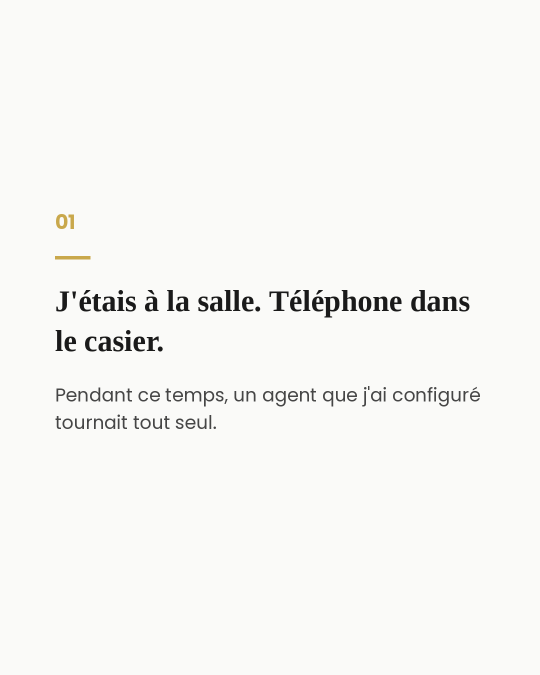
#> input picture test_output/slide_2.png, 1080 x 1350 px, given in place of robin_photo.jpeg, which was not available (shown at 1/2 size)
$ python gen_slides.py
#> lines starting #> are read from the running program, lines starting #| are printed output that depends on the picture; pictures that were not available may be replaced by others from this repository, and a replacement may not be noted
#!/usr/bin/env python3
from PIL import Image, ImageDraw, ImageFont, ImageOps
import cairosvg, re, io

W, H = 1080, 1350
CREAM = (250, 250, 248)
INK = (26, 26, 26)
GOLD = (201, 168, 76)
DARK = (15, 17, 23)
LIGHT = (240, 237, 230)
GREY = (110, 110, 110)
FD = "assets/fonts/"

def pop(name, size):
    return ImageFont.truetype(FD + name, size)
POP_XB = lambda s: pop("Poppins-ExtraBold.ttf", s)
POP_B  = lambda s: pop("Poppins-Bold.ttf", s)
POP_SB = lambda s: pop("Poppins-SemiBold.ttf", s)
POP_R  = lambda s: pop("Poppins-Regular.ttf", s)

def serif(size, weight=700, italic=False):
    f = ImageFont.truetype(FD + ("PlayfairDisplay-Italic.ttf" if italic else "PlayfairDisplay.ttf"), size)
    try: f.set_variation_by_axes([weight])
    except Exception: pass
    return f

# ---------- token rich text (per-word font + color) ----------
def wrap_tokens(d, tokens, max_w):
    lines, cur, cur_w = [], [], 0
    for text, font, color in tokens:
        w = d.textlength(text, font=font)
        sp = d.textlength(" ", font=font)
        add = w + (sp if cur else 0)
        if cur and cur_w + add > max_w:
            lines.append(cur); cur, cur_w = [], 0; add = w
        cur.append((text, font, color, w, sp)); cur_w += add
    if cur: lines.append(cur)
    return lines

def draw_tokens(d, x, y, lines, line_h, align="left", max_w=None):
    for line in lines:
        lw = sum(w for *_, w, _ in line) + sum(line[i][4] for i in range(len(line)-1))
        cx = x + (max_w - lw)/2 if (align == "center" and max_w) else x
        for text, font, color, w, sp in line:
            d.text((cx, y), text, font=font, fill=color); cx += w + sp
        y += line_h
    return y

def wrap_words(d, words, font, max_w):
    return wrap_tokens(d, [(w, font, c) for w, c in words], max_w)

# ---------- logos ----------
def get_logo(name, hexcol, h):
    svg = open(f"assets/logos/{name}.svg").read()
    svg = re.sub(r'fill="#[0-9A-Fa-f]+"', f'fill="{hexcol}"', svg, count=1)
    png = cairosvg.svg2png(bytestring=svg.encode(), output_height=h*3)
    im = Image.open(io.BytesIO(png)).convert("RGBA")
    return im.resize((int(im.width*h/im.height), h), Image.LANCZOS)

def tracked(d, x, y, text, font, fill, sp=5):
    for ch in text:
        d.text((x, y), ch, font=font, fill=fill); x += d.textlength(ch, font=font) + sp
    return x

def footer(img, d, hexcol, y, center=False):
    lf = POP_SB(23); label = "CONSTRUIT AVEC"; sp = 5
    lw = sum(d.textlength(c, font=lf)+sp for c in label) - sp
    lx = (W-lw)//2 if center else 110
    tracked(d, lx, y, label, lf, hexcol, sp)
    h = 40; claude = get_logo("claude", hexcol, h); wa = get_logo("whatsapp", hexcol, h)
    dotf = POP_B(30); gap = 22; dotw = d.textlength("·", font=dotf)
    row = claude.width + gap + dotw + gap + wa.width
    rx = int((W-row)//2) if center else 110; ry = y + 46
    img.paste(claude, (rx, ry), claude); rx += claude.width + gap
    d.text((rx, ry+2), "·", font=dotf, fill=hexcol); rx += int(dotw) + gap
    img.paste(wa, (rx, ry), wa)

def arrow(d, x, y, size, color):
    d.polygon([(x, y), (x, y+size), (x+size*0.95, y+size/2)], fill=color)

# ---------- SLIDE 1 : photo cover, editorial serif ----------
def slide1():
    photo = ImageOps.exif_transpose(Image.open("assets/robin_photo.jpeg")).convert("RGB")
#> photo is the input picture: PIL image 1080x1350 RGB; mean R, G, B 246.5, 246.5, 244.4
    scale = W / photo.width
#> scale = 1
    photo = photo.resize((W, int(photo.height*scale)), Image.LANCZOS)
    top = int((photo.height - H) * 0.42); photo = photo.crop((0, top, W, top + H))
#> after `top = int((photo.height - H) * 0.42)`: top = 0
    grad = Image.new("L", (1, H), 0)
    for yy in range(H):
        grad.putpixel((0, yy), int(max(0, 0.48 - (yy/H)*1.25) * 255))
    img = Image.composite(Image.new("RGB", (W, H), (0,0,0)), photo, grad.resize((W, H)))
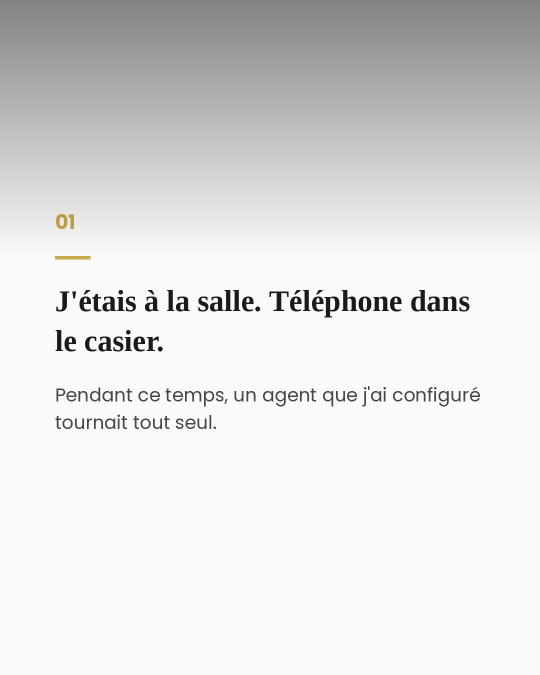
#> img: PIL image 1080x1350 RGB (shown at 1/2 size); mean R, G, B 223.6, 223.6, 221.7
    d = ImageDraw.Draw(img); M = 90
    # kicker + rule
    kf = POP_SB(28)
    tracked(d, M, 86, "CAS CONCRET", kf, (255,255,255), 6)
    d.rectangle([M, 138, M+230, 141], fill=(255,255,255))
    # headline serif italic mix
    up = lambda s: serif(66, 700, False); it = lambda s: serif(66, 700, True)
    W_ = (255,255,255)
    toks = [
        ("Comment", up(0), W_), ("mon", up(0), W_), ("agent", it(0), W_), ("IA", it(0), W_),
        ("m'a", up(0), W_), ("rapporté", it(0), W_), ("1 400 €", it(0), GOLD),
        ("pendant", up(0), W_), ("que", up(0), W_), ("j'étais", up(0), W_),
        ("au", it(0), W_), ("sport", it(0), W_),
    ]
    lines = wrap_tokens(d, toks, W - 2*M)
#> lines = 4 items
    draw_tokens(d, M, 180, lines, 90)
#> the loop in draw_tokens, `for line in lines:` made 4 passes
#> (lw, y) on passes 1 to 4: (788.1, 270), (702.1, 360), (740, 450), (169.7, 540)
#> after the loop in draw_tokens, `for line in lines:`: y = 540
    img.save("test_output/slide_1.png")
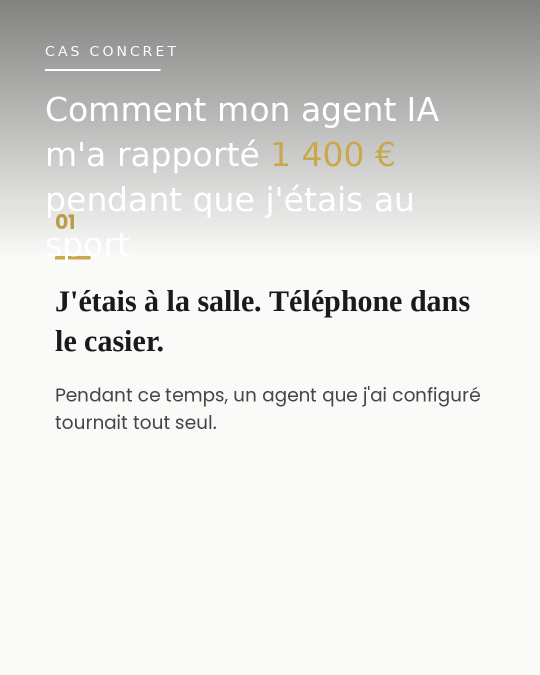
#> saved as slide_1.png: PIL image 1080x1350 RGB (shown at 1/2 size); mean R, G, B 224.7, 224.6, 222.6

# ---------- cream content (serif headline + sans body), centered ----------
def content_slide(idx, num, big, body):
#> called with idx = 2, num = '01'
    img = Image.new("RGB", (W, H), CREAM); d = ImageDraw.Draw(img); M = 110
    bf = serif(60, 700); yf = POP_R(37)
    bl = wrap_words(d, [(w, INK) for w in big.split(" ")], bf, W-2*M)
#> bl = 2 items
    yl = wrap_words(d, [(w, GREY) for w in body.split(" ")], yf, W-2*M)
#> yl = 2 items
    big_lh, body_lh = 80, 56
    block = 56 + 40 + 6 + 50 + len(bl)*big_lh + 36 + len(yl)*body_lh
#> block = 460
    y = (H - block)//2 - 20
#> y = 425
    d.text((M, y), num, font=POP_B(40), fill=GOLD); y += 56 + 40
#> after `y += 56 + 40`: y = 521
    d.rectangle([M, y, M+70, y+6], fill=GOLD); y += 6 + 50
#> after `y += 6 + 50`: y = 577
    y = draw_tokens(d, M, y, bl, big_lh); y += 36
#> the loop in draw_tokens (call 2), `for line in lines:` made 2 passes
#> (lw, y) on passes 1 to 2: (808, 657), (428.8, 737)
#> after `y = draw_tokens(d, M, y, bl, big_lh)`: y = 737
#> after `y += 36`: y = 773
    draw_tokens(d, M, y, yl, body_lh)
    img.save(f"test_output/slide_{idx}.png")
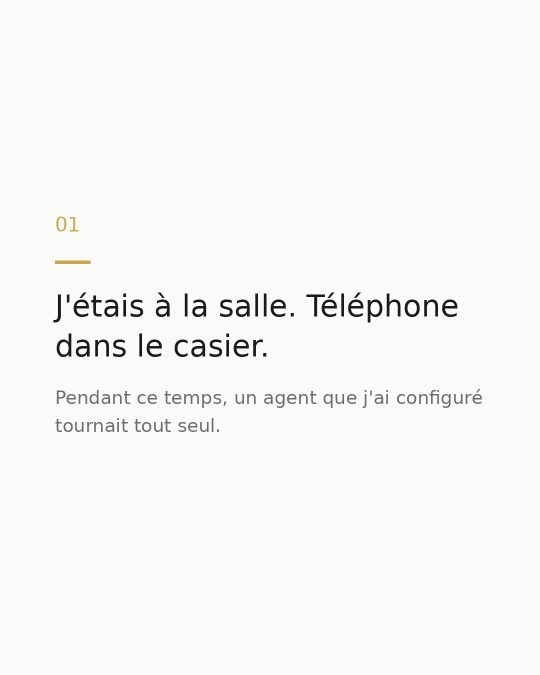
#> saved as slide_2.png: PIL image 1080x1350 RGB (shown at 1/2 size); mean R, G, B 246.8, 246.8, 244.8
#> call 2 of content_slide, with idx = 3, num = '02', big = "Un prospect m'écrit."
#> in content_slide (call 2), `bl = wrap_words(d, [(w, INK) for w in big.split(" ")], bf, W-2*M)`: bl = 1 item
#> in content_slide (call 2), `block = 56 + 40 + 6 + 50 + len(bl)*big_lh + 36 + len(yl)*body_lh`: block = 380
#> in content_slide (call 2), `y = (H - block)//2 - 20`: y = 465
#> in content_slide (call 2), `y += 56 + 40`: y = 561
#> in content_slide (call 2), `y += 6 + 50`: y = 617
#> in content_slide (call 2), `y = draw_tokens(d, M, y, bl, big_lh)`: y = 697
#> in content_slide (call 2), `y += 36`: y = 733
#> in content_slide (call 2), `img.save(f"test_output/slide_{idx}.png")`:
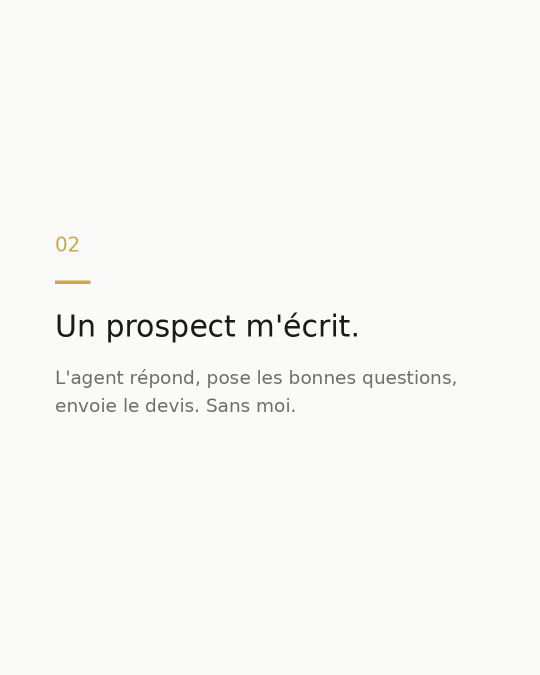
#> saved as slide_3.png: PIL image 1080x1350 RGB (shown at 1/2 size); mean R, G, B 248, 248, 246

# ---------- dark result ----------
def slide4():
    img = Image.new("RGB", (W, H), DARK); d = ImageDraw.Draw(img); M = 110
#> after `img = Image.new('RGB', (W, H), DARK)`:
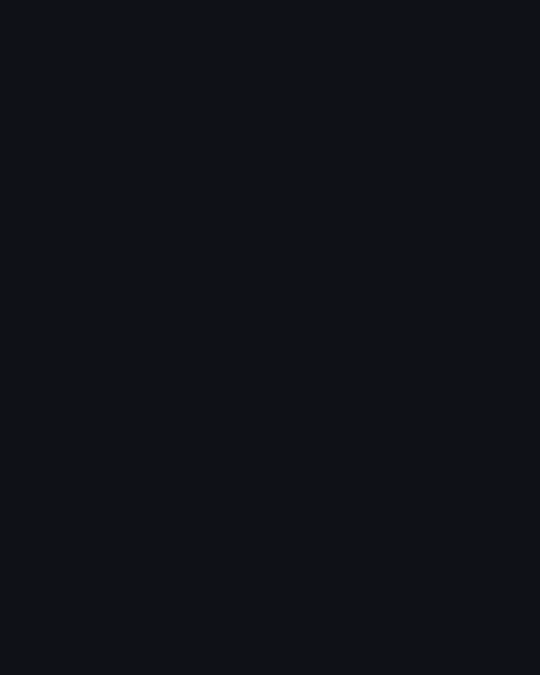
#> img: PIL image 1080x1350 RGB (shown at 1/2 size); mean R, G, B 15, 17, 23
    nf = serif(200, 800); num = "1 400 €"; nw = d.textlength(num, font=nf)
#> after `nw = d.textlength(num, font=nf)`: nw = 763.4
    sf = serif(44, 600, italic=True); pf = POP_R(36)
    sl = wrap_words(d, [(w, LIGHT) for w in "signés pendant 1h30 de sport.".split(" ")], sf, W-2*M)
#> sl = 1 item
    sl2 = wrap_words(d, [(w, (150,150,150)) for w in "Sans que je touche à rien.".split(" ")], pf, W-2*M)
#> sl2 = 1 item
    block = 40 + 70 + 210 + 70 + len(sl)*64 + 26 + len(sl2)*54
#> block = 534
    y = (H - block)//2 - 20
#> y = 388
    tracked(d, M, y, "LE RÉSULTAT", POP_SB(28), (150,150,150), 6); y += 40 + 70
#> after `y += 40 + 70`: y = 498
    d.text((W/2 - nw/2, y), num, font=nf, fill=GOLD); y += 210 + 70
#> after `y += 210 + 70`: y = 778
    y = draw_tokens(d, M, y, sl, 64, align="center", max_w=W-2*M); y += 26
#> after `y = draw_tokens(d, M, y, sl, 64, align='center', max_w=W - 2 * M)`: y = 842
#> after `y += 26`: y = 868
    draw_tokens(d, M, y, sl2, 54, align="center", max_w=W-2*M)
    footer(img, d, "#7E8590", 1175, center=True)
    img.save("test_output/slide_4.png")

# ---------- CTA ----------
def slide6():
    img = Image.new("RGB", (W, H), CREAM); d = ImageDraw.Draw(img); M = 110
    bf = serif(58, 700); yf = POP_R(38); cf = POP_SB(40)
    bl = wrap_words(d, [(w, INK) for w in "Je partage ce que je fais vraiment avec l'IA.".split(" ")], bf, W-2*M)
    yl = wrap_words(d, [(w, GREY) for w in "Pas de théorie. Que du concret.".split(" ")], yf, W-2*M)
    block = len(bl)*82 + 28 + len(yl)*58 + 60 + 6 + 50 + 56
    y = (H - block)//2 - 60
    y = draw_tokens(d, M, y, bl, 82); y += 28
    y = draw_tokens(d, M, y, yl, 58); y += 60
    d.rectangle([M, y, M+70, y+6], fill=GOLD); y += 6 + 50
    arrow(d, M, y+8, 30, GOLD); d.text((M+48, y), "Abonne-toi si ça te parle.", font=cf, fill=GOLD)
    footer(img, d, "#8A8A8A", 1175, center=False)
    img.save("test_output/slide_6.png")

slide1()
content_slide(2, "01", "J'étais à la salle. Téléphone dans le casier.",
              "Pendant ce temps, un agent que j'ai configuré tournait tout seul.")
content_slide(3, "02", "Un prospect m'écrit.",
              "L'agent répond, pose les bonnes questions, envoie le devis. Sans moi.")
#> (the run stopped early here; a loop or call above may not have finished)
